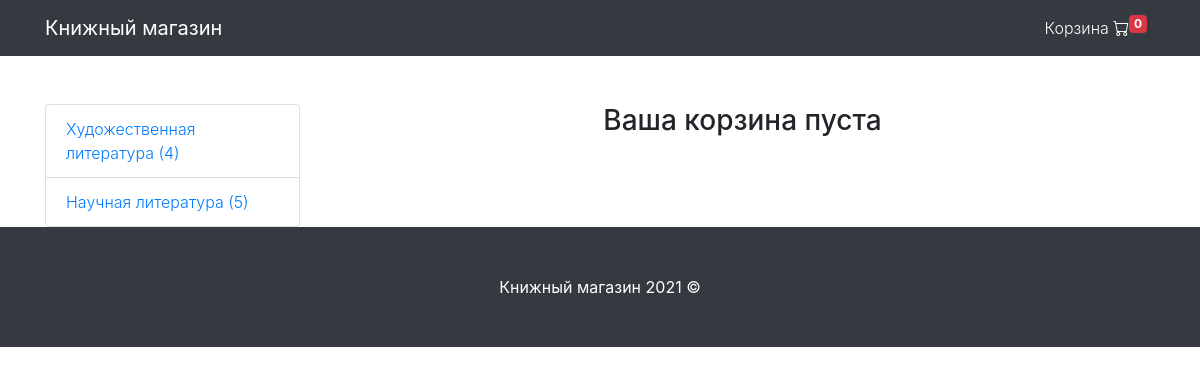
/cart/ (signed in), run on an earlier commit of the app's database.
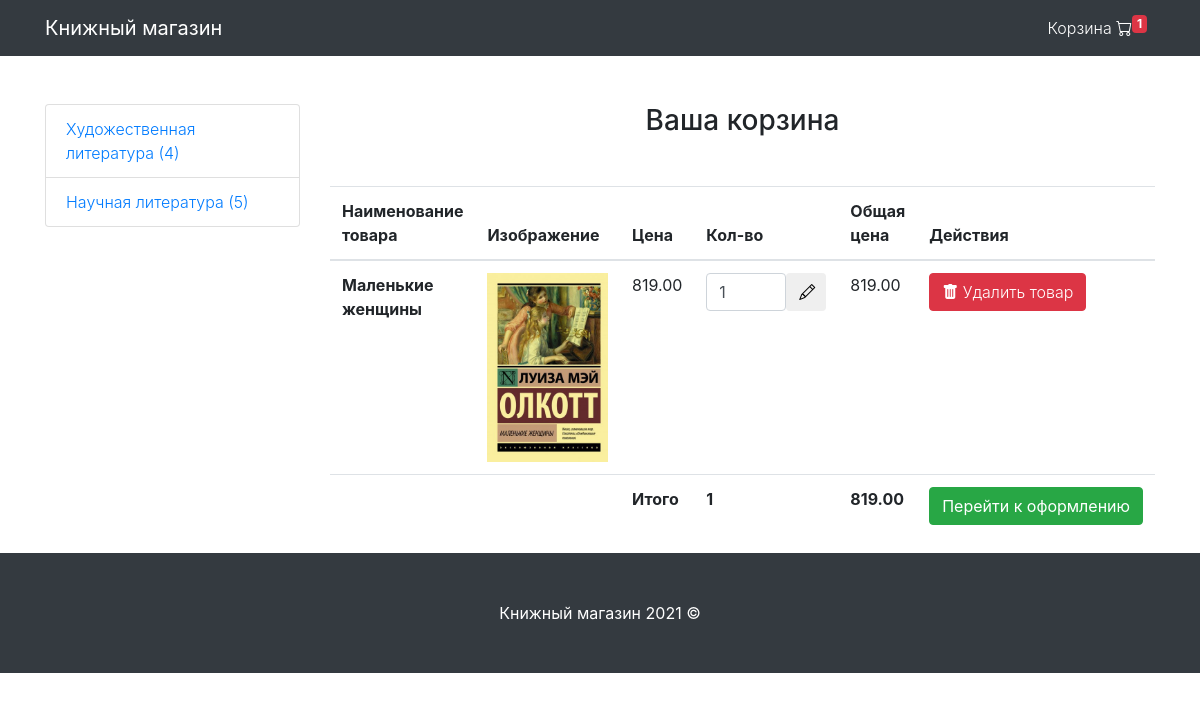
And on a later commit of the database.
### mainapp/models.py (models this page shows, shortened)
class Cart(models.Model):
    owner = models.ForeignKey('Customer', null=True, verbose_name='Владелец', on_delete=models.CASCADE)
    products = models.ManyToManyField(Cartproduct, blank=True, related_name='related_cart')
    total_products = models.PositiveIntegerField(default=0)
    final_price = models.DecimalField(max_digits=9, default=0, decimal_places=2, verbose_name='Общая цена')
    in_order = models.BooleanField(default=False)               # Статус или стадия заказа
    for_anonymous_user = models.BooleanField(default=False)     # Для незарегистрированных пользователей

class Category(models.Model):
    name = models.CharField(max_length=255, verbose_name='Имя категории')
    slug = models.SlugField(unique=True)
    objects = CategoryManager()
    def get_absolute_url(self):
        return reverse('category_detail', kwargs={'slug': self.slug})

class Cartproduct(models.Model):
    user = models.ForeignKey('Customer', verbose_name='Покупатель', on_delete=models.CASCADE)
    cart = models.ForeignKey('Cart', verbose_name='Корзина', on_delete=models.CASCADE, related_name='related_products')
    content_type = models.ForeignKey(ContentType, on_delete=models.CASCADE)
    object_id = models.PositiveIntegerField()
    content_object = GenericForeignKey('content_type', 'object_id')
    qty = models.PositiveIntegerField(default=1)
    final_price = models.DecimalField(max_digits=9, decimal_places=2, verbose_name='Общая Цена')

class Product(models.Model):
    MIN_RESOLUTION = (400, 400)
    MAX_RESOLUTION = (800, 800)
    MAX_IMAGE_SIZE = 3145728
    class Meta:
        abstract = True
    category = models.ForeignKey(Category, verbose_name='Категория', on_delete=models.CASCADE)
    title = models.CharField(max_length=255, verbose_name='Наименование')
    slug = models.SlugField(unique=True)
    image = models.ImageField(verbose_name='Изображение')
    description = models.TextField(verbose_name='Описание', null=True)
    price = models.DecimalField(max_digits=9, decimal_places=2, verbose_name='Цена')
    def get_model_name(self):
        return self.__class__.__name__.lower()

class FictionBook(Product):
    publisher = models.CharField(max_length=255, verbose_name='Издательство')
    binding = models.CharField(max_length=255, verbose_name='Переплет')
    size = models.CharField(max_length=255, verbose_name='Размер')
    paper = models.CharField(max_length=255, verbose_name='Бумага')
    ISBN = models.CharField(max_length=255, verbose_name='ISBN')
    edition = models.PositiveIntegerField(default=0, verbose_name='Тираж')
    language = models.CharField(max_length=255, verbose_name='Язык')
    product_code = models.CharField(max_length=255, verbose_name='Код товара')

### mainapp/views.py (the view)
# urls.py: path('cart/', CartView.as_view(), name='cart'),
class CartView(CartMixin, View):
    def get(self, request, *args, **kwargs):
        categories = Category.objects.get_categories_for_left_sidebar()
        context = {
            'cart': self.cart,
            'categories': categories
        }
        return render(request, 'cart.html', context)

### mainapp/mixins.py (called while the page is built)
    def dispatch(self, request, *args, **kwargs):
        if request.user.is_authenticated:
            customer = Customer.objects.filter(user=request.user).first()
            if not customer:
                customer = Customer.objects.create(
                    user = request.user
                )
            cart = Cart.objects.filter(owner=customer, in_order=False).first()
            if not cart:
                cart = Cart.objects.create(owner=customer)
        else:
            cart = Cart.objects.filter(for_anonymous_user=True).first()
            if not cart:
                cart = Cart.objects.create(for_anonymous_user=True)
        self.cart = cart
        return super().dispatch(request, *args, **kwargs)

### mainapp/models.py (called while the page is built)
def get_models_for_count(*model_names):
    return [models.Count(model_name) for model_name in model_names]

    def get_queryset(self):
        return super().get_queryset()

    def get_categories_for_left_sidebar(self):
        models = get_models_for_count('fictionbook', 'sciencebook')
        qs = list(self.get_queryset().annotate(*models))
        data = [
            dict(name=c.name, url=c.get_absolute_url(), count=getattr(c, self.CATEGORY_NAME_COUNT_NAME[c.name]))
            for c in qs
        ]
        return data

### mainapp/templates/cart.html (shortened to what this page needs)
{% extends 'base.html' %}
{% block content %}
<h3 class="text-center mt-5 mb-5">Ваша корзина {% if not cart.products.count %} пуста {% endif %}</h3>
{% if cart.products.count %}
<table class="table">
    <thead>
        <tr>
            <th scope="col">Наименование товара</th>
            <th scope="col">Изображение</th>
            <th scope="col">Цена</th>
            <th scope="col">Кол-во</th>
            <th scope="col">Общая цена</th>
            <th scope="col">Действия</th>
        </tr>
    </thead>
    <tbody>
    {% for item in cart.products.all %}
        <tr>
            <th scope="row">{{ item.content_object.title }}</th>
            <td class="w-25"><img src="{{ item.content_object.image.url }}" class="img-fluid"></td>
            <td>{{ item.content_object.price }}</td>
            <td>
                <form class="form-inline" action="{% url 'change_qty' ct_model=item.content_object.get_model_name slug=item.content_object.slug %}" method="POST">
                    <input type="number" class="form-control col-md-8" name="qty" min="1" max="1000" style="width: 120px;" value="{{ item.qty }}" id="qty">
                    <button type="submit" class="btn font-weight-light col-md-4 " title="Изменить количество">
                        <i  class="bi bi-pencil"></i>
                    </button>
                </form>
            </td>
            <td>{{ item.final_price }}</td>
            <td>
                <a href="{% url 'delete_from_cart' ct_model=item.content_object.get_model_name slug=item.content_object.slug %}">
                    <button class="btn btn-danger font-weight-light"><i class="bi-trash-fill"></i> Удалить товар</button>
                </a>
            </td>
        </tr>
    {% endfor %}
    <tr>
        <td colspan='2'></td>
        <td class="font-weight-bold">Итого</td>
        <td class="font-weight-bold">{{ cart.total_products }}</td>
        <td><strong> {{ cart.final_price }} </strong></td>
        <td><a href="{% url 'checkout' %}"><button class="btn btn-success">Перейти к оформлению</button></a></td>
    </tr>
    </tbody>
  </table>
{% endif %}
{% endblock content %}

### mainapp/templates/base.html (shortened to what this page needs)
{% load static %}
<!DOCTYPE html>
<html lang="en">
<head>
	<link rel="stylesheet" href="https://maxcdn.bootstrapcdn.com/bootstrap/4.0.0/css/bootstrap.min.css"
 />
	<link rel="stylesheet" href="https://cdn.jsdelivr.net/npm/bootstrap-icons@1.5.0/font/bootstrap-icons.css">
</head>
<body>
	<nav class="navbar navbar-expand-lg navbar-dark bg-dark fixed-top">
		<div class="container">
			<a class="navbar-brand" href="{% url 'base' %}">Книжный магазин</a>
			<div class="collapse navbar-collapse" id="navbarResponsive">
				<ul class="navbar-nav ml-auto">
					<li class="nav-item">
						<a class="nav-link font-weight-light text-white" href="{% url 'cart' %}">Корзина
							<i class="bi bi-cart"></i><sup class="badge badge-danger">{{ cart.products.count }}</sup>
						</a>
					</li>
				</ul>
			</div>
		</div>
	</nav>
	<div class="container">
		<div class="row">
			<div class="col-lg-3 mt-5">
				<div class="list-group font-weight-light">
					{% for category in categories %}
					<a href="{{ category.url }}" class="list-group-item">{{ category.name }} ({{ category.count }})</a>
					{% endfor %}
				</div>
			</div>
			<div class="col-lg-9">
				{% block content %}{% endblock content %}
			</div>
		</div>
	</div>
	<footer class="py-5 bg-dark">
		<div class="container">
			<p class="m-0 text-center text-white">Книжный магазин 2021 &copy; </p>
		</div>
	</footer>
</body>
</html>

### mainapp/templates/base.html (style rules this page uses)
body { padding-top: 56px; }

What changed in the data, as far as the page shows it:
changed Cart: products.count "0" → "1"; total_products (not shown) → "1"; final_price (not shown) → "819.00"
added Cartproduct: content_object "Маленькие женщины", content_object.image (picture), content_object.price "819.00", qty "1", final_price "819.00"
Also different on the page:
text no longer shown: "пуста"
text now shown: "Наименование товара Изображение Цена Кол-во Общая цена Действия Итого Перейти к оформлению"
